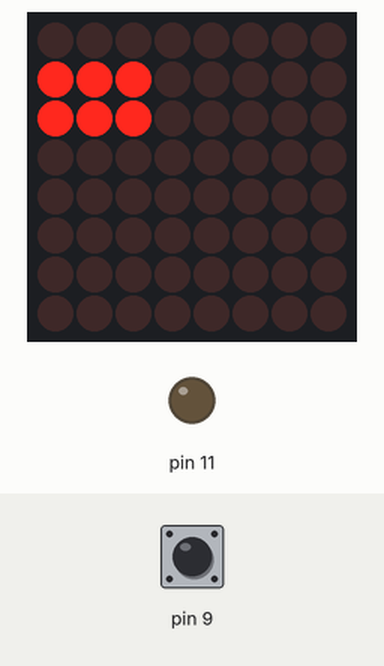
Simulated run of this sketch. Board: Arduino Uno, built with avr-gcc and run on an emulated ATmega328P. Shown: 8×8 LED matrix, output pins drawn as LEDs (lit = HIGH). The inputs (shaded band) are chosen by the test bench; at power-on: pin 9 HIGH.

Above: at 1.2 s.
1.3 s: pin 9 pulled LOW for 0.15 s
At 1.45 s:
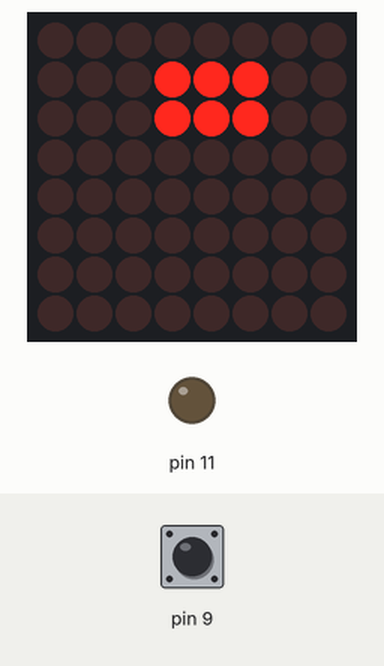
3.0 s: pin 9 pulled LOW for 3.2 s
Timing chart, 0 to 6.0 s (numbered marks = the images above; inputs shaded):
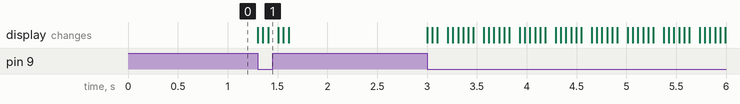

The sketch:

JumpGame.ino
```cpp
//Code by Pixel, DroidTeam

#include "LedControl.h"
LedControl lc=LedControl(20, 5, 21, 1);

int x = 1;
int y = 0;
int jumpHeight = 4;
int addBlock = false;
int gameStarted = false;

void createChar(){
  lc.clearDisplay(0);
  lc.setLed(0, x, y, HIGH);
  lc.setLed(0, x+1, y, HIGH);
  lc.setLed(0, x, y+1, HIGH);
  lc.setLed(0, x+1, y+1, HIGH);
  lc.setLed(0, x+1, y+2, HIGH);
  lc.setLed(0, x, y+2, HIGH);
}

void fall(){
  for ( y = jumpHeight-1 ; y >= 0; y-- ){
    createChar();
    delay(50);
  }
}
void jump(){
  for ( y=1 ; y < jumpHeight; y++ ){
    createChar();
    delay(50);
  }
  fall();
}

void setup() {
  // put your setup code here, to run once:
  lc.shutdown(0,false);
  lc.clearDisplay(0);
  pinMode(11, OUTPUT);
  digitalWrite(11, LOW);
  pinMode(9, INPUT_PULLUP);

  createChar();
}

int buttonState = HIGH;

void loop() {
  int reader = digitalRead(9);
  if (reader != buttonState){
    buttonState = buttonState;
    if (gameStarted == true){
      jump();
    }
    else{
      gameStarted = true;
      createBlock();
    }
  }
  //lc.setColumn(0, row, 0xff);
}
```

Block.ino
```cpp
void createBlock(){
  lc.setLed(0, 7, 1, HIGH);
}
```

Measured:
- after the input at 1.3 s, the display: first changes at once (image 1 shows a later state)
